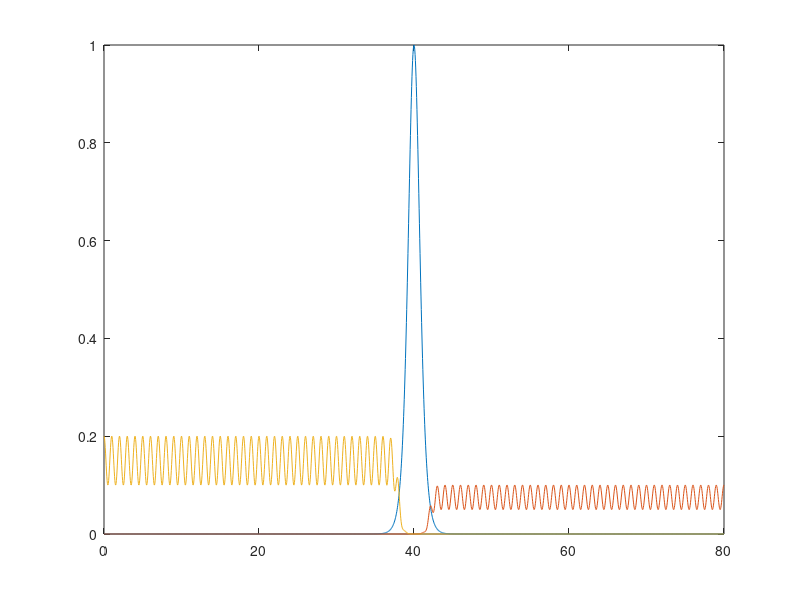

Reproduce this figure in MATLAB.
n0 = 1;
nc = 0.2;
L = 1;
z0 = 5;
n1 = @(z,L) n0*cosh((z-z0)/L).^(-2);
n2 = @(z,L) nc*0.5*(1+tanh((abs(z-z0)-2*L)/(0.5*L)));
n3 = @(z,L) nc*0.5*(1+tanh(((z-z0)-2*L)/(0.5*L)));
n4 = @(z,L) nc*0.5*(1+tanh((-(z-z0)-2*L)/(0.5*L)));
%n3 = @(z,L) nc*tanh(z/(3*L)).^2;

z = linspace(0,10,100);

plot(z,n1(z,L),z,n3(z,L),z,n4(z,L))

%%
n0 = 1;
nc = 0.1;
L = 1;
Lf = 1;
z0 = 40;
n1_ = @(z,L) n0*cosh((z-z0)/L).^(-2);
n2_ = @(z,L) nc*0.5*(1+tanh((abs(z-z0)-2*L)/(0.5*L)));
n3_ = @(z,L) nc*0.5*(1+tanh(((z-z0)-2*L)/(0.5*L))).*(3+cos((2*pi/(Lf))*(z-z0)))/4;
%            nb*0.5*(1+tanh(((y-y0)-2*L)/(0.5*L)))*(3+cos((2*pi/(Lf))*(y-y0)))/4
n4_ = @(z,L) 2*nc*0.5*(1+tanh((-(z-z0)-2*L)/(0.5*L))).*(3+cos((2*pi/(Lf))*(z-z0)))/4;

n5_ = @(z,L) cos((2*pi/2/L)*(z-z0));
%n3 = @(z,L) nc*tanh(z/(3*L)).^2;

z = linspace(0,80,2000);

plot(z,n1_(z,L),z,n3_(z,L),z,n4_(z,L))
